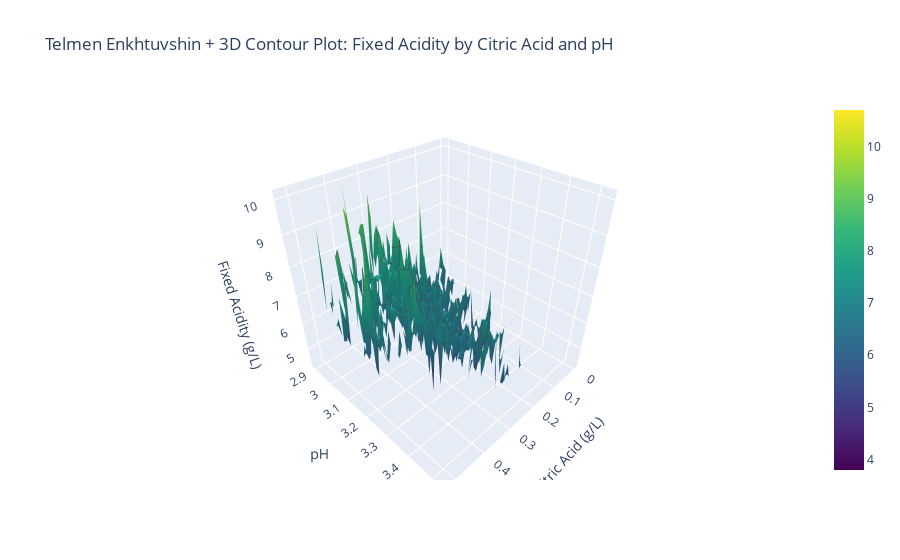

The code cell stored with this chart in its notebook:
### Markdown cell above
# Interactive Contour Plot for White Wine Citric Acid, Fixed Acidity, and pH

### Code cell
df_white['citric acid'] = df_white['citric acid'].round(2)
df_white['pH'] = df_white['pH'].round(2)

# Pivot to create a grid
pivot = df_white.pivot_table(values='fixed acidity',
                       index='pH',
                       columns='citric acid',
                       aggfunc='mean')

# Extract axes
x = pivot.columns.values       # citric acid
y = pivot.index.values         # pH
z = pivot.values               # fixed acidity

# Create 3D surface with contour lines
fig = go.Figure(data=[go.Surface(
    z=z,
    x=x,
    y=y,
    colorscale='Viridis',
    contours={
        "x": {"show": True, "start": x.min(), "end": x.max(), "size": 0.1},
        "y": {"show": True, "start": y.min(), "end": y.max(), "size": 0.1},
        "z": {"show": True, "start": z.min(), "end": z.max(), "size": 0.5}
    }
)])

fig.update_layout(
    title='Telmen Enkhtuvshin + 3D Contour Plot: Fixed Acidity by Citric Acid and pH',
    scene=dict(
        xaxis_title='Citric Acid (g/L)',
        yaxis_title='pH',
        zaxis_title='Fixed Acidity (g/L)'
    )
)

fig.show()
# Save the plot as an image file
plt.savefig('Telmen_Enkhtuvshin+3DContour_plot.png', dpi=300, bbox_inches='tight')

### Figure 1 — Plotly figure (JSON) as saved in the notebook; plotly's stock layout.template omitted (floating-point values rounded to 4 significant figures; data arrays with more than 128 entries replaced by an {"elided": "..."} marker saying what was removed)
{"data": [{"colorscale": [[0, "#440154"], [0.1111, "#482878"], [0.2222, "#3e4989"], [0.3333, "#31688e"], [0.4444, "#26828e"], [0.5556, "#1f9e89"], [0.6667, "#35b779"], [0.7778, "#6ece58"], [0.8889, "#b5de2b"], [1, "#fde725"]], "contours": {"x": {"end": 1.66, "show": true, "size": 0.1, "start": 0}, "y": {"end": 3.82, "show": true, "size": 0.1, "start": 2.72}, "z": {"end": null, "show": true, "size": 0.5, "start": null}}, "type": "surface", "x": [0, 0.01, 0.02, 0.03, 0.04, 0.05, 0.06, 0.07, 0.08, 0.09, 0.1, 0.11, 0.12, 0.13, 0.14, 0.15, 0.16, 0.17, 0.18, 0.19, 0.2, 0.21, 0.22, 0.23, 0.24, 0.25, 0.26, 0.27, 0.28, 0.29, 0.3, 0.31, 0.32, 0.33, 0.34, 0.35, 0.36, 0.37, 0.38, 0.39, 0.4, 0.41, 0.42, 0.43, 0.44, 0.45, 0.46, 0.47, 0.48, 0.49, 0.5, 0.51, 0.52, 0.53, 0.54, 0.55, 0.56, 0.57, 0.58, 0.59, 0.6, 0.61, 0.62, 0.63, 0.64, 0.65, 0.66, 0.67, 0.68, 0.69, 0.7, 0.71, 0.72, 0.73, 0.74, 0.78, 0.79, 0.8, 0.81, 0.82, 0.86, 0.88, 0.91, 0.99, 1, 1.23, 1.66], "y": [2.72, 2.74, 2.77, 2.79, 2.8, 2.82, 2.83, 2.84, 2.85, 2.86, 2.87, 2.88, 2.89, 2.9, 2.91, 2.92, 2.93, 2.94, 2.95, 2.96, 2.97, 2.98, 2.99, 3, 3.01, 3.02, 3.03, 3.04, 3.05, 3.06, 3.07, 3.08, 3.09, 3.1, 3.11, 3.12, 3.13, 3.14, 3.15, 3.16, 3.17, 3.18, 3.19, 3.2, 3.21, 3.22, 3.23, 3.24, 3.25, 3.26, 3.27, 3.28, 3.29, 3.3, 3.31, 3.32, 3.33, 3.34, 3.35, 3.36, 3.37, 3.38, 3.39, 3.4, 3.41, 3.42, 3.43, 3.44, 3.45, 3.46, 3.47, 3.48, 3.49, 3.5, 3.51, 3.52, 3.53, 3.54, 3.55, 3.56, 3.57, 3.58, 3.59, 3.6, 3.61, 3.62, 3.63, 3.64, 3.65, 3.66, 3.67, 3.68, 3.69, 3.7, 3.72, 3.74, 3.75, 3.76, 3.77, 3.79, 3.8, 3.81, 3.82], "z": {"elided": "103x87 float values"}}], "layout": {"scene": {"xaxis": {"title": {"text": "Citric Acid (g/L)"}}, "yaxis": {"title": {"text": "pH"}}, "zaxis": {"title": {"text": "Fixed Acidity (g/L)"}}}, "title": {"text": "Telmen Enkhtuvshin + 3D Contour Plot: Fixed Acidity by Citric Acid and pH"}}}
